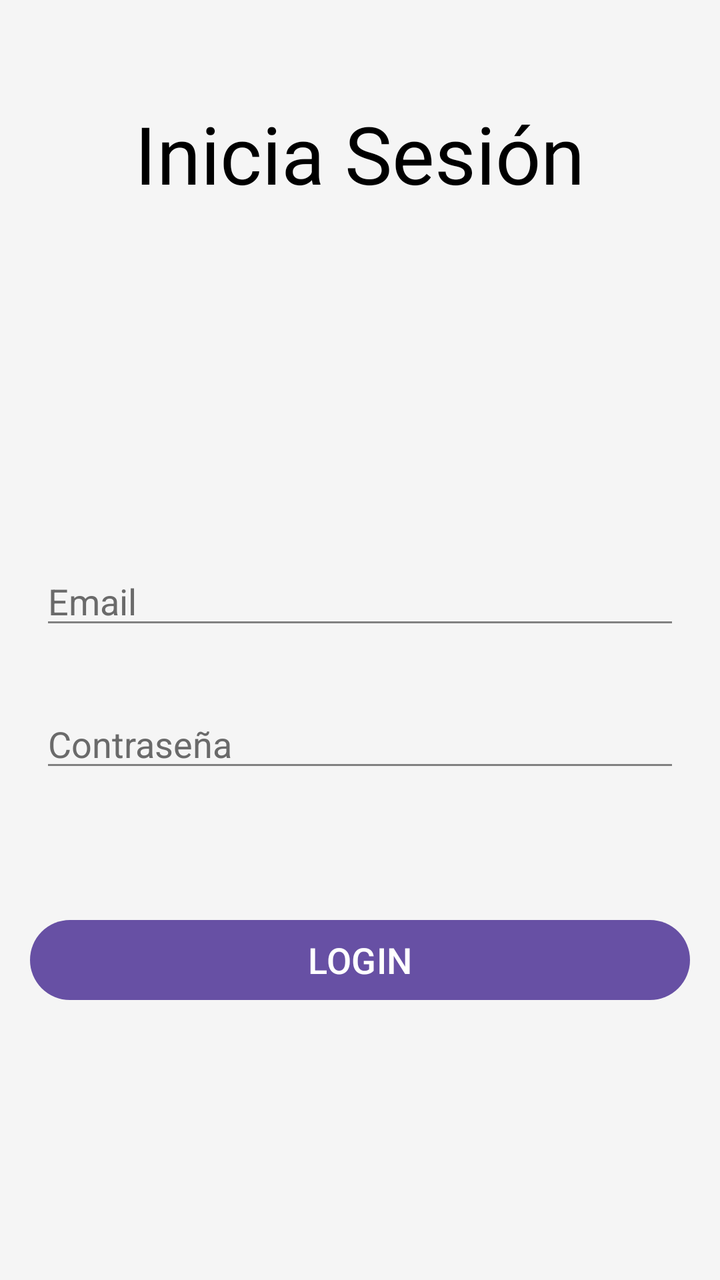
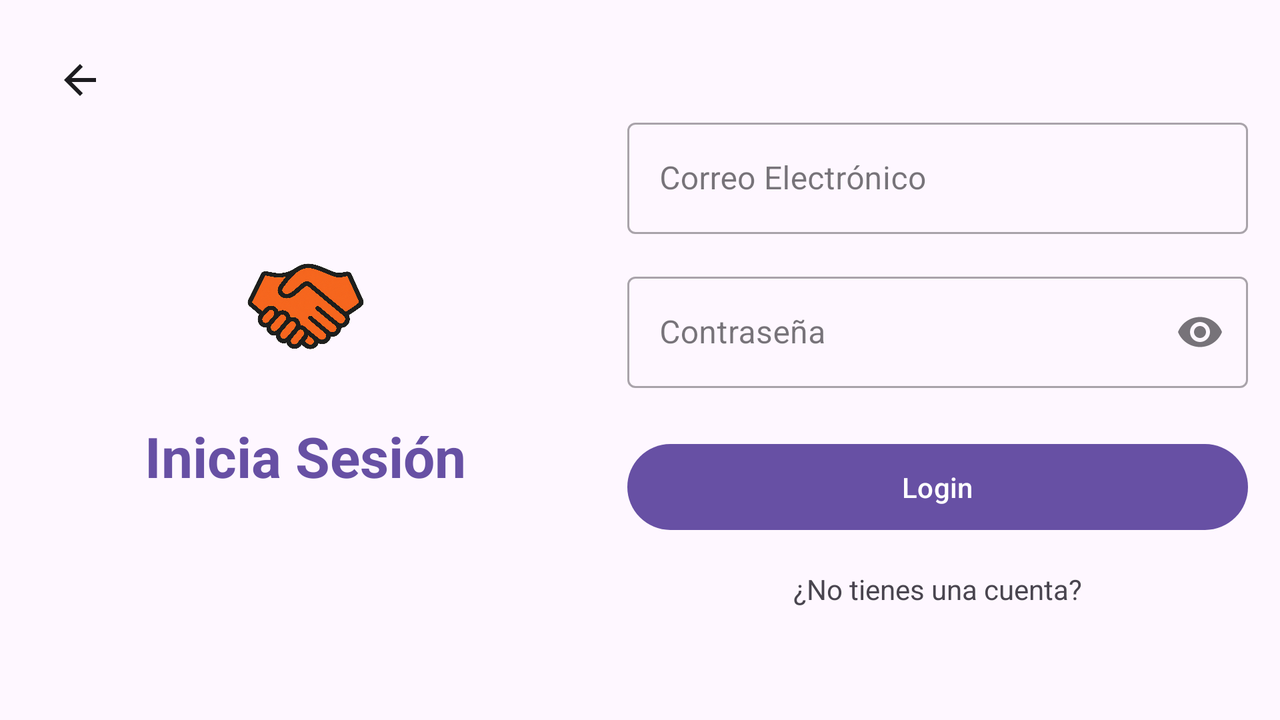

Compare how this app lays out the same screen by default and in its alternative resource folder. The renders come first, then the two layout files and the values they reference.
<!-- AndroidManifest.xml: application theme Theme.CollabUp -->
<!-- res/layout/login_layout.xml -->
<?xml version="1.0" encoding="utf-8"?>
<RelativeLayout xmlns:android="http://schemas.android.com/apk/res/android"
    xmlns:tools="http://schemas.android.com/tools"
    android:layout_width="match_parent"
    android:layout_height="match_parent"
    tools:context=".controlador.LoginController"
    android:background="#FFf5f5f5">

    <TextView
        android:id="@+id/txtLogin"
        android:layout_width="wrap_content"
        android:layout_height="wrap_content"
        android:layout_centerHorizontal="true"
        android:layout_margin="50dp"
        android:textSize="40sp" android:textColor="#000000" android:text="Inicia Sesión" />

    <ImageView
        android:id="@+id/imgLogo"
        android:layout_width="wrap_content"
        android:layout_height="80dp"
        android:layout_below="@id/txtLogin"
        android:src="@android:drawable/sym_def_app_icon"/>

    <EditText
    android:id="@+id/eTxtEmail"
    android:layout_width="match_parent"
    android:layout_height="wrap_content"
    android:layout_below="@id/imgLogo"
    android:layout_marginStart="20dp"
    android:layout_marginTop="45dp"
    android:layout_marginEnd="20dp"
    android:layout_marginBottom="15dp"
    android:backgroundTint="#818181"
    android:hint="Email"
    android:inputType="text"
    android:textColor="#000000" android:textColorHint="#6A6A6A"
    android:textSize="18sp" />

    <EditText
        android:id="@+id/eTxtPass"
        android:layout_width="match_parent"
        android:layout_height="wrap_content"
        android:layout_below="@id/eTxtEmail"
        android:layout_marginStart="20dp"
        android:layout_marginTop="15dp"
        android:layout_marginEnd="20dp"
        android:layout_marginBottom="15dp"
        android:backgroundTint="#818181"
        android:hint="Contraseña"
        android:inputType="textPassword"
        android:textColor="#000000" android:textColorHint="#6A6A6A"
        android:textSize="18sp" />

    <Button
        android:id="@+id/btnLogin"
        android:layout_width="match_parent"
        android:layout_height="wrap_content"
        android:layout_below="@id/eTxtPass"
        android:layout_centerHorizontal="true"
        android:layout_marginTop="50dp"
        android:layout_marginLeft="15dp"
        android:layout_marginRight="15dp"
        android:text="LOGIN"
        android:textColor="#FFFFFF" android:textSize="18sp" />

</RelativeLayout>
<!-- resources referenced by this layout -->
<resources>
  <style name="Theme.CollabUp" parent="Base.Theme.CollabUp" />
  <style name="Base.Theme.CollabUp" parent="Theme.Material3.DayNight.NoActionBar">
          
          
      </style>
</resources>
<!-- res/layout-land/login_layout.xml (the repository's variant of the layout above) -->
<!-- drawn on the phone turned sideways -->
<?xml version="1.0" encoding="utf-8"?>
<androidx.constraintlayout.widget.ConstraintLayout xmlns:android="http://schemas.android.com/apk/res/android"
    xmlns:app="http://schemas.android.com/apk/res-auto"
    xmlns:tools="http://schemas.android.com/tools"
    android:layout_width="match_parent"
    android:layout_height="match_parent"
    android:padding="16dp"
    tools:context=".controlador.LoginController">

    
    <ImageButton
        android:id="@+id/imgBack"
        android:layout_width="48dp"
        android:layout_height="48dp"
        android:background="?attr/selectableItemBackgroundBorderless"
        android:contentDescription="@string/back_button_description"
        android:padding="8dp"
        android:scaleType="centerInside"
        android:src="@drawable/ic_arrow_back_tinted"
        app:layout_constraintStart_toStartOf="parent"
        app:layout_constraintTop_toTopOf="parent"
        app:tint="?attr/colorOnSurface" />

    <androidx.constraintlayout.widget.Guideline
        android:id="@+id/guideline_vertical"
        android:layout_width="wrap_content"
        android:layout_height="wrap_content"
        android:orientation="vertical"
        app:layout_constraintGuide_percent="0.45" />

    
    <ImageView
        android:id="@+id/imgLogo"
        android:layout_width="80dp"
        android:layout_height="80dp"
        android:contentDescription="@string/app_logo_description"
        android:src="@drawable/logo"
        app:layout_constraintBottom_toTopOf="@id/txtLogin"
        app:layout_constraintEnd_toStartOf="@id/guideline_vertical"
        app:layout_constraintStart_toStartOf="parent"
        app:layout_constraintTop_toTopOf="parent"
        app:layout_constraintVertical_chainStyle="packed" />

    <TextView
        android:id="@+id/txtLogin"
        android:layout_width="0dp"
        android:layout_height="wrap_content"
        android:layout_marginTop="16dp"
        android:gravity="center"
        android:text="@string/login_title"
        android:textColor="?attr/colorPrimary"
        android:textSize="28sp"
        android:textStyle="bold"
        app:layout_constraintBottom_toBottomOf="parent"
        app:layout_constraintEnd_toStartOf="@id/guideline_vertical"
        app:layout_constraintStart_toStartOf="parent"
        app:layout_constraintTop_toBottomOf="@id/imgLogo" />

    
    <ScrollView
        android:layout_width="0dp"
        android:layout_height="0dp"
        android:layout_marginStart="24dp"
        app:layout_constraintBottom_toBottomOf="parent"
        app:layout_constraintEnd_toEndOf="parent"
        app:layout_constraintStart_toEndOf="@id/guideline_vertical"
        app:layout_constraintTop_toTopOf="parent">

        <LinearLayout
            android:layout_width="match_parent"
            android:layout_height="wrap_content"
            android:orientation="vertical"
            android:paddingTop="8dp">

            <com.google.android.material.textfield.TextInputLayout
                android:id="@+id/layoutEmail"
                style="@style/Widget.MaterialComponents.TextInputLayout.OutlinedBox"
                android:layout_width="match_parent"
                android:layout_height="wrap_content"
                android:layout_marginTop="32dp"
                android:hint="@string/email_hint">

                <com.google.android.material.textfield.TextInputEditText
                    android:id="@+id/eTxtEmail"
                    android:layout_width="match_parent"
                    android:layout_height="wrap_content"
                    android:inputType="textEmailAddress" />
            </com.google.android.material.textfield.TextInputLayout>

            <com.google.android.material.textfield.TextInputLayout
                android:id="@+id/layoutPassword"
                style="@style/Widget.MaterialComponents.TextInputLayout.OutlinedBox"
                android:layout_width="match_parent"
                android:layout_height="wrap_content"
                android:layout_marginTop="16dp"
                android:hint="@string/password_hint"
                app:endIconMode="password_toggle">

                <com.google.android.material.textfield.TextInputEditText
                    android:id="@+id/eTxtPass"
                    android:layout_width="match_parent"
                    android:layout_height="wrap_content"
                    android:inputType="textPassword" />
            </com.google.android.material.textfield.TextInputLayout>

            <Button
                android:id="@+id/btnLogin"
                android:layout_width="match_parent"
                android:layout_height="wrap_content"
                android:layout_marginTop="24dp"
                android:paddingVertical="12dp"
                android:text="@string/login_button" />

            <TextView
                android:id="@+id/txtSignupPrompt"
                android:layout_width="match_parent"
                android:layout_height="wrap_content"
                android:layout_marginTop="8dp"
                android:background="?attr/selectableItemBackground"
                android:gravity="center"
                android:padding="8dp"
                android:text="@string/no_account_prompt" />

        </LinearLayout>
    </ScrollView>

</androidx.constraintlayout.widget.ConstraintLayout>
<!-- resources referenced by the variant -->
<!-- as the phone turned sideways resolves them -->
<resources>
  <!-- drawable ic_arrow_back_tinted (drawable) -->
  <?xml version="1.0" encoding="utf-8"?>
  <vector xmlns:android="http://schemas.android.com/apk/res/android"
      android:width="24dp"
      android:height="24dp"
      android:viewportWidth="24"
      android:viewportHeight="24"
      android:tint="?attr/colorOnPrimary">
      <path
          android:fillColor="@android:color/white"
          android:pathData="M20,11H7.83l5.59-5.59L12,4 4,12l8,8 1.41-1.41L7.83,13H20v-2z" />
  </vector>
  <!-- drawable logo: png bitmap (drawable, 531286 bytes) -->
  <string name="app_logo_description">Logo de CollabUp</string>
  <string name="back_button_description">Ir atrás</string>
  <string name="email_hint">Correo Electrónico</string>
  <string name="login_button">Login</string>
  <string name="login_title">Inicia Sesión</string>
  <string name="no_account_prompt">¿No tienes una cuenta?</string>
  <string name="password_hint">Contraseña</string>
  <style name="Theme.CollabUp" parent="Base.Theme.CollabUp" />
  <style name="Base.Theme.CollabUp" parent="Theme.Material3.DayNight.NoActionBar">
          
          
      </style>
</resources>
